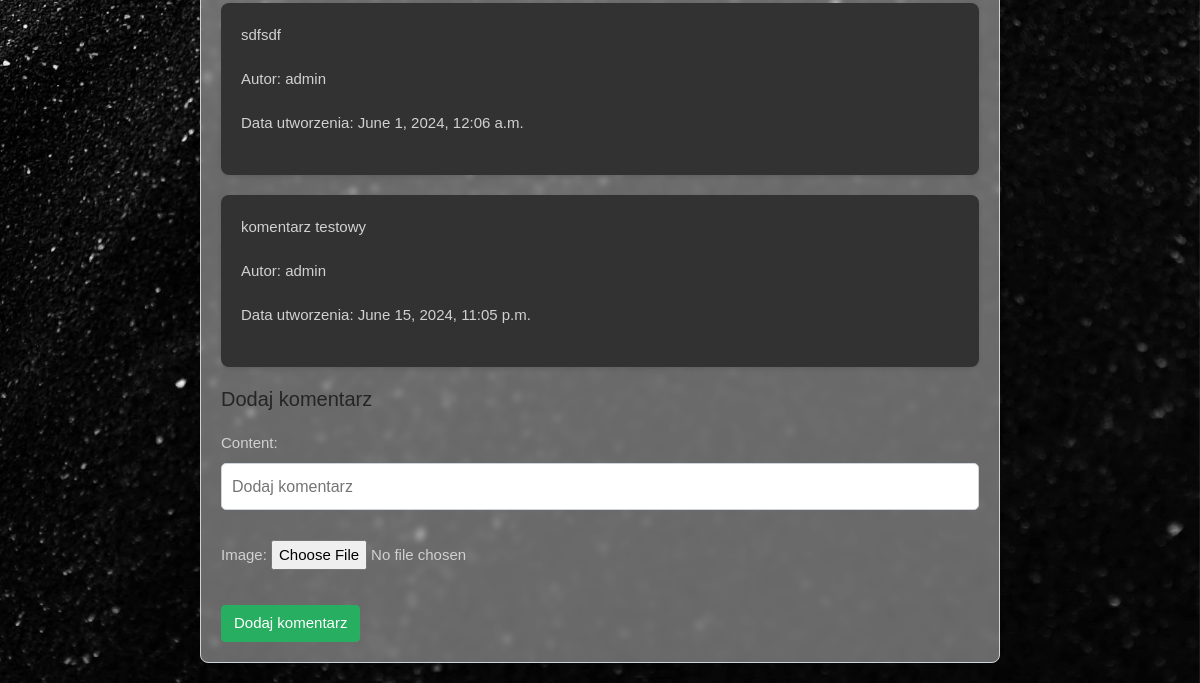
The app's page /post/3/ (lower part), older data.
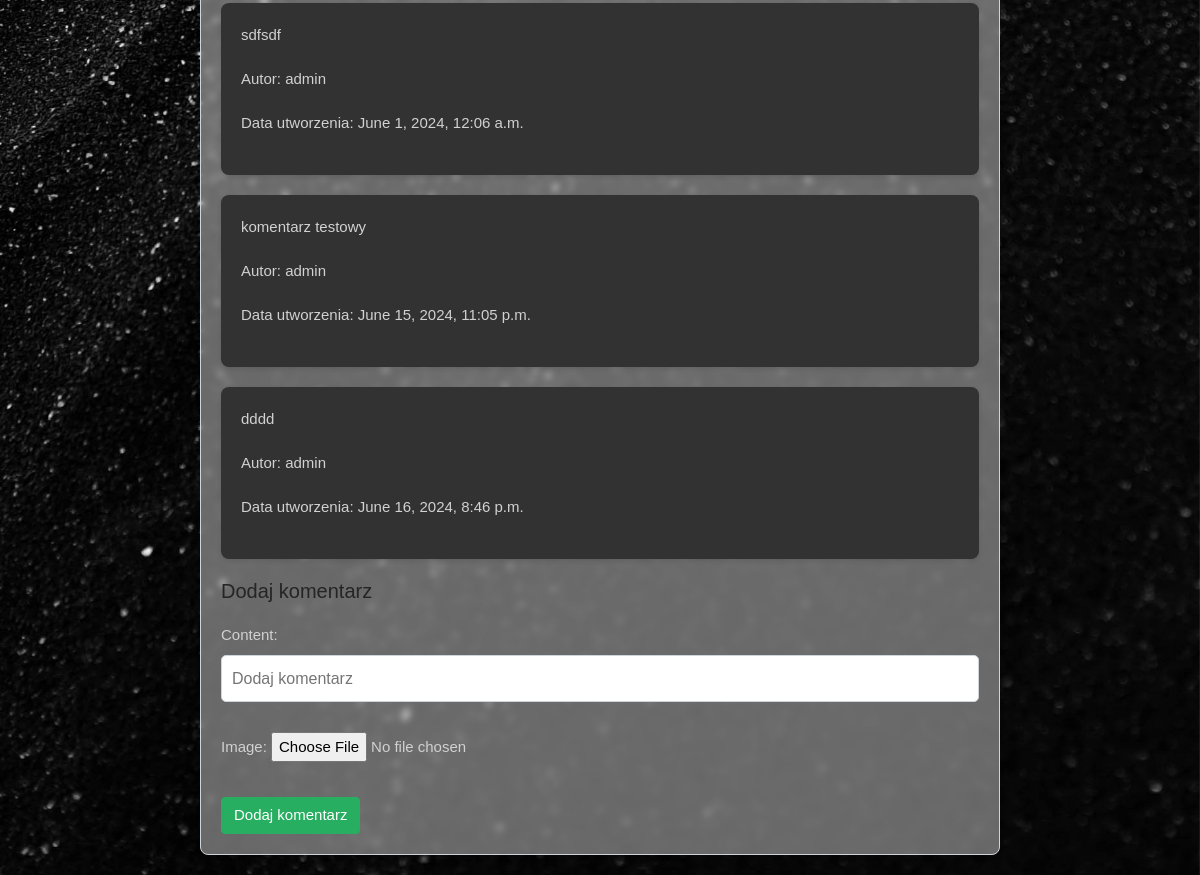
The same page, newer data.
### mainapp/models.py (models this page shows)
class Comment(models.Model):
    post = models.ForeignKey(Post, on_delete=models.CASCADE, related_name='comments')
    author = models.ForeignKey(User, on_delete=models.CASCADE)
    content = models.TextField()
    image = models.ImageField(upload_to='images/', null=True, blank=True)
    date_of_creation = models.DateTimeField(auto_now_add=True)

### mainapp/views.py (the view, shortened to what this page needs)
# urls.py: path('post/<int:post_id>/', views.post_details, name='post_details'),
def post_details(request, post_id):
    post = get_object_or_404(Post, pk=post_id)
    comments = post.comments.order_by('date_of_creation')
    form = CommentCreationForm()
    return render(request, 'post_details.html', {
        'post': post, 'comments': comments, 'form': form
    })

### mainapp/forms.py
class CommentCreationForm(forms.ModelForm):
    class Meta:
        model = Comment
        fields = ['content', 'image']
        widgets = {
            'content': forms.TextInput(attrs={'placeholder': 'Dodaj komentarz'})
        }

### mainapp/templates/post_details.html (shortened to what this page needs)
<!DOCTYPE html>
<html lang="en">
<head>
    {% load static %}
    <link rel="stylesheet" href="https://cdn.jsdelivr.net/npm/bootswatch@4.5.2/dist/darkly/bootstrap.min.css">
    <link rel="stylesheet" href="{% static 'css/post_details.css' %}">
    <link rel="stylesheet" href="{% static 'css/custom_styles.css' %}">
</head>
<body>
<main>
    <div class="background-image">
    <div class="container">
        {% for comment in comments %}
            <div class="comment">
                <p>{{ comment.content }}</p>
                <p>Autor: {{ comment.author }}</p>
                <p>Data utworzenia: {{ comment.date_of_creation }}</p>
            </div>
        {% endfor %}
        <h4>Dodaj komentarz</h4>
        <form method="post" enctype="multipart/form-data">
            {{ form.as_p }}
            <button type="submit" class="btn btn-success">Dodaj komentarz</button>
        </form>
    </div>
    </div>
</main>
</body>
</html>

Row changes from the older to the newer data that the page shows:
added Comment: content "dddd", author "admin", date_of_creation "June 16, 2024, 8:46 p.m."
